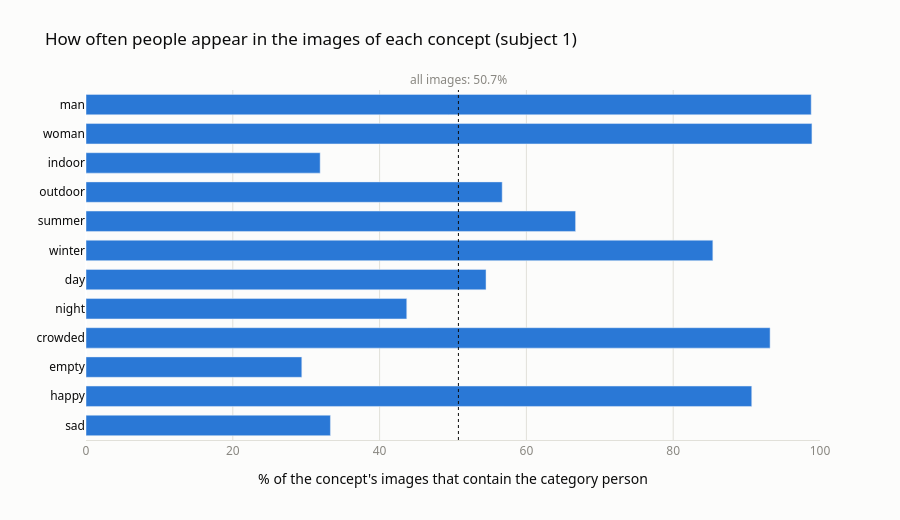

Notebook cell for this chart:
### Code cell
# [2.5.6] Chart: overlap between concepts and people
# How often people appear in the images of each concept
has_person = per_image.index.isin(objects.loc[objects["category"] == "person", "nsdId"])
has_person = pd.Series(has_person, index=per_image.index)
baseline = has_person.mean() * 100

overlap = pd.DataFrame({
    "images with the concept": [(mentions[c] >= 1).sum() for c in concept_names],
    "% with person": [has_person[mentions.index[mentions[c] >= 1]].mean() * 100 for c in concept_names],
}, index=concept_names).round(1)

print(f"All images of subject 1: {baseline:.1f}% contain a person")
overlap

plot_data = overlap.iloc[::-1]

fig = go.Figure()
fig.add_bar(
    x=plot_data["% with person"],
    y=plot_data.index,
    orientation="h",
    marker=dict(color=BLUE),
    customdata=plot_data["images with the concept"],
    hovertemplate="%{y}: %{x:.1f}% contain a person (of %{customdata} images)<extra></extra>",
)
fig.add_vline(x=baseline, line=dict(color=INK, dash="dot", width=1))
fig.add_annotation(x=baseline, y=1.0, yref="paper", yanchor="bottom", showarrow=False,
                   text=f"all images: {baseline:.1f}%", font=dict(color=MUTED, size=12))

style(fig,
      title="How often people appear in the images of each concept (subject 1)",
      xaxis_title="% of the concept's images that contain the category person",
      yaxis_title="")
fig.update_layout(height=520, bargap=0.3, margin=dict(t=90))
fig.update_xaxes(range=[0, 100], showgrid=True, gridcolor=GRID)
fig.update_yaxes(showgrid=False, tickfont_color=INK)
fig.show()

### Figure 1 — Plotly figure (JSON) as saved in the notebook; plotly's stock layout.template omitted (floating-point values rounded to 4 significant figures)
{"data": [{"customdata": [3, 204, 218, 221, 247, 369, 500, 3, 640, 420, 1116, 2416], "hovertemplate": "%{y}: %{x:.1f}% contain a person (of %{customdata} images)<extra></extra>", "marker": {"color": "#2a78d6"}, "orientation": "h", "type": "bar", "x": [33.3, 90.7, 29.4, 93.2, 43.7, 54.5, 85.4, 66.7, 56.7, 31.9, 98.9, 98.8], "y": ["sad", "happy", "empty", "crowded", "night", "day", "winter", "summer", "outdoor", "indoor", "woman", "man"]}], "layout": {"annotations": [{"font": {"color": "#898781", "size": 12}, "showarrow": false, "text": "all images: 50.7%", "x": 50.74, "y": 1.0, "yanchor": "bottom", "yref": "paper"}], "bargap": 0.3, "font": {"color": "#0b0b0b", "family": "system-ui, 'Segoe UI', sans-serif"}, "height": 520, "legend": {"orientation": "h", "x": 0, "y": 1.02, "yanchor": "bottom"}, "margin": {"t": 90}, "paper_bgcolor": "#fcfcfb", "plot_bgcolor": "#fcfcfb", "shapes": [{"line": {"color": "#0b0b0b", "dash": "dot", "width": 1}, "type": "line", "x0": 50.74, "x1": 50.74, "xref": "x", "y0": 0, "y1": 1, "yref": "y domain"}], "title": {"text": "How often people appear in the images of each concept (subject 1)"}, "xaxis": {"gridcolor": "#e1e0d9", "linecolor": "#e1e0d9", "range": [0, 100], "showgrid": true, "tickfont": {"color": "#898781"}, "title": {"text": "% of the concept's images that contain the category person"}}, "yaxis": {"gridcolor": "#e1e0d9", "showgrid": false, "tickfont": {"color": "#0b0b0b"}, "title": {"text": ""}, "zeroline": false}}}
